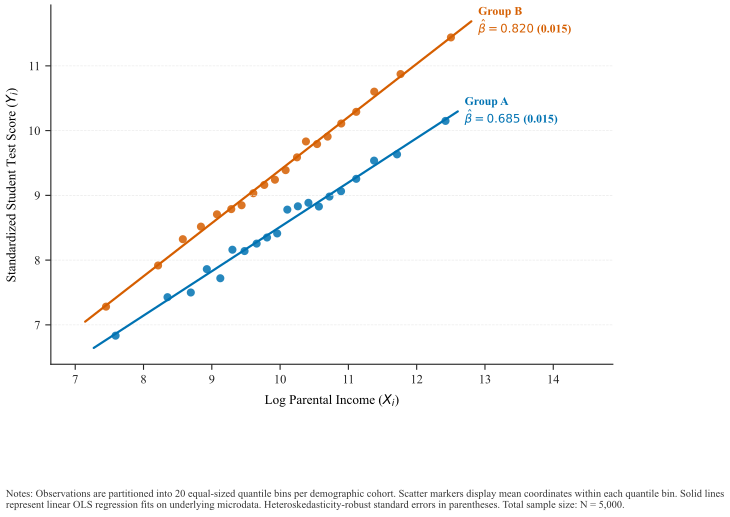

Recreate this plot in Python.
"""
Publication-Grade Binned Scatter Plots (Binscatter) in Python.
Adheres to Gastel & Day exhibit standards and Cattaneo, Crump, Farrell, and Feng (2024).

Citations:
- Cattaneo, M. D., R. K. Crump, M. H. Farrell, and Y. Feng (2024). On Binscatter.
  American Economic Review, 114(5), 1488-1514.
  DOI: 10.1257/aer.20221576
"""

from pathlib import Path
import numpy as np
import pandas as pd
import matplotlib.pyplot as plt
import statsmodels.api as sm


def simulate_binscatter_data(n=5000, seed=42):
    """
    Generates synthetic microdata with two distinct demographic or policy groups.
    """
    np.random.seed(seed)
    x = np.random.normal(loc=10.0, scale=1.2, size=n)
    group = np.random.binomial(1, 0.5, size=n)
    
    beta_0 = 2.0 - 0.8 * group
    beta_1 = 0.65 + 0.17 * group
    
    noise = np.random.normal(0, 0.9, size=n)
    y = beta_0 + beta_1 * x + noise
    
    return pd.DataFrame({"x": x, "y": y, "group": group})


def compute_group_bins(df, group_val, n_bins=20):
    """
    Constructs equal-sized quantile bins and computes mean coordinates and regression line.
    """
    sub_df = df[df["group"] == group_val].copy()
    
    sub_df["bin"] = pd.qcut(sub_df["x"], q=n_bins, duplicates="drop")
    
    binned = sub_df.groupby("bin", observed=True).agg(
        x_mean=("x", "mean"),
        y_mean=("y", "mean")
    ).dropna().reset_index()
    
    X = sm.add_constant(sub_df["x"])
    model = sm.OLS(sub_df["y"], X).fit(cov_type="HC1")
    slope = model.params["x"]
    se = model.bse["x"]
    r2 = model.rsquared
    
    x_grid = np.linspace(sub_df["x"].quantile(0.01), sub_df["x"].quantile(0.99), 100)
    y_pred = model.predict(sm.add_constant(x_grid))
    
    return binned, x_grid, y_pred, slope, se, r2


def plot_binscatter(df, out_png=None, out_pdf=None, style_path=None):
    """
    Renders publication-grade two-group binscatter plot with direct endpoint labeling.
    Exports both vector PDF and 300 DPI raster PNG.
    """
    if style_path and Path(style_path).is_file():
        plt.style.use(str(style_path))
    else:
        plt.style.use("seaborn-v0_8-whitegrid" if "seaborn-v0_8-whitegrid" in plt.style.available else "default")
        
    fig, ax = plt.subplots(figsize=(7.5, 4.8), dpi=300)
    
    bins0, grid0, pred0, slope0, se0, r2_0 = compute_group_bins(df, group_val=0, n_bins=20)
    bins1, grid1, pred1, slope1, se1, r2_1 = compute_group_bins(df, group_val=1, n_bins=20)
    
    # Plot Group 0 (Group A)
    ax.scatter(
        bins0["x_mean"],
        bins0["y_mean"],
        color="#0072B2",
        s=34,
        alpha=0.85,
        edgecolors="none"
    )
    ax.plot(grid0, pred0, color="#0072B2", linewidth=1.6)
    
    # Plot Group 1 (Group B)
    ax.scatter(
        bins1["x_mean"],
        bins1["y_mean"],
        color="#D55E00",
        s=34,
        alpha=0.85,
        edgecolors="none"
    )
    ax.plot(grid1, pred1, color="#D55E00", linewidth=1.6)
    
    # Direct endpoint labels
    ax.text(
        grid0[-1] + 0.10,
        pred0[-1],
        f"Group A\n$\\hat{{\\beta}} = {slope0:.3f}$ ({se0:.3f})",
        color="#0072B2",
        fontsize=8.5,
        fontweight="semibold",
        verticalalignment="center"
    )
    ax.text(
        grid1[-1] + 0.10,
        pred1[-1],
        f"Group B\n$\\hat{{\\beta}} = {slope1:.3f}$ ({se1:.3f})",
        color="#D55E00",
        fontsize=8.5,
        fontweight="semibold",
        verticalalignment="center"
    )
    
    ax.set_xlabel("Log Parental Income ($X_i$)", fontsize=9.5, labelpad=6)
    ax.set_ylabel("Standardized Student Test Score ($Y_i$)", fontsize=9.5, labelpad=6)
    ax.set_xlim(df["x"].quantile(0.005) - 0.2, df["x"].quantile(0.995) + 1.8)
    
    ax.spines["top"].set_visible(False)
    ax.spines["right"].set_visible(False)
    ax.spines["left"].set_color("#222222")
    ax.spines["bottom"].set_color("#222222")
    ax.yaxis.grid(True, linestyle="--", linewidth=0.5, color="#E5E5E5", alpha=0.8)
    ax.xaxis.grid(False)
    
    # Gastel & Day self-contained note below figure
    note_text = (
        f"Notes: Observations are partitioned into 20 equal-sized quantile bins per demographic cohort. "
        f"Scatter markers display mean coordinates within each quantile bin. Solid lines represent linear OLS regression "
        f"fits on underlying microdata. Heteroskedasticity-robust standard errors in parentheses. Total sample size: N = {len(df):,}."
    )
    fig.text(0.04, -0.06, note_text, ha="left", va="top", fontsize=7.5, color="#333333", wrap=True)
    
    fig.subplots_adjust(bottom=0.20, top=0.95, left=0.10, right=0.85)
    
    if out_png:
        fig.savefig(out_png, dpi=300, bbox_inches="tight")
    if out_pdf:
        fig.savefig(out_pdf, bbox_inches="tight")
    plt.close(fig)


if __name__ == "__main__":
    base_dir = Path(__file__).resolve().parent
    style_file = base_dir.parent.parent / "templates" / "academic.mplstyle"
    out_png = base_dir / "binscatter_preview.png"
    out_pdf = base_dir / "binscatter.pdf"
    
    data = simulate_binscatter_data()
    plot_binscatter(data, out_png=out_png, out_pdf=out_pdf, style_path=style_file)
    print(f"Binscatter plots saved to {out_png} and {out_pdf}")
